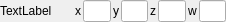
<?xml version="1.0" encoding="UTF-8"?>
<ui version="4.0">
 <class>UIFloat4</class>
 <widget class="QWidget" name="UIFloat4">
  <property name="geometry">
   <rect>
    <x>0</x>
    <y>0</y>
    <width>226</width>
    <height>21</height>
   </rect>
  </property>
  <property name="windowTitle">
   <string>Form</string>
  </property>
  <layout class="QHBoxLayout" name="horizontalLayout" stretch="1,2">
   <property name="spacing">
    <number>0</number>
   </property>
   <property name="leftMargin">
    <number>0</number>
   </property>
   <property name="topMargin">
    <number>0</number>
   </property>
   <property name="rightMargin">
    <number>0</number>
   </property>
   <property name="bottomMargin">
    <number>0</number>
   </property>
   <item>
    <widget class="QLabel" name="label">
     <property name="sizePolicy">
      <sizepolicy hsizetype="Preferred" vsizetype="Preferred">
       <horstretch>1</horstretch>
       <verstretch>0</verstretch>
      </sizepolicy>
     </property>
     <property name="minimumSize">
      <size>
       <width>72</width>
       <height>0</height>
      </size>
     </property>
     <property name="text">
      <string>TextLabel</string>
     </property>
     <property name="wordWrap">
      <bool>true</bool>
     </property>
    </widget>
   </item>
   <item>
    <widget class="QWidget" name="widget" native="true">
     <property name="sizePolicy">
      <sizepolicy hsizetype="Preferred" vsizetype="Preferred">
       <horstretch>2</horstretch>
       <verstretch>0</verstretch>
      </sizepolicy>
     </property>
     <property name="minimumSize">
      <size>
       <width>144</width>
       <height>0</height>
      </size>
     </property>
     <layout class="QHBoxLayout" name="horizontalLayout_2" stretch="0,1,0,1,0,1,0,1">
      <property name="spacing">
       <number>2</number>
      </property>
      <property name="leftMargin">
       <number>0</number>
      </property>
      <property name="topMargin">
       <number>0</number>
      </property>
      <property name="rightMargin">
       <number>0</number>
      </property>
      <property name="bottomMargin">
       <number>0</number>
      </property>
      <item>
       <widget class="QLabel" name="label_x">
        <property name="sizePolicy">
         <sizepolicy hsizetype="Minimum" vsizetype="Preferred">
          <horstretch>0</horstretch>
          <verstretch>0</verstretch>
         </sizepolicy>
        </property>
        <property name="text">
         <string>x</string>
        </property>
       </widget>
      </item>
      <item>
       <widget class="FloatLineEdit" name="x"/>
      </item>
      <item>
       <widget class="QLabel" name="label_y">
        <property name="sizePolicy">
         <sizepolicy hsizetype="Fixed" vsizetype="Preferred">
          <horstretch>0</horstretch>
          <verstretch>0</verstretch>
         </sizepolicy>
        </property>
        <property name="text">
         <string>y</string>
        </property>
       </widget>
      </item>
      <item>
       <widget class="FloatLineEdit" name="y"/>
      </item>
      <item>
       <widget class="QLabel" name="label_z">
        <property name="sizePolicy">
         <sizepolicy hsizetype="Minimum" vsizetype="Preferred">
          <horstretch>0</horstretch>
          <verstretch>0</verstretch>
         </sizepolicy>
        </property>
        <property name="text">
         <string>z</string>
        </property>
       </widget>
      </item>
      <item>
       <widget class="FloatLineEdit" name="z"/>
      </item>
      <item>
       <widget class="QLabel" name="label_w">
        <property name="text">
         <string>w</string>
        </property>
       </widget>
      </item>
      <item>
       <widget class="FloatLineEdit" name="w"/>
      </item>
     </layout>
    </widget>
   </item>
  </layout>
 </widget>
 <customwidgets>
  <customwidget>
   <class>FloatLineEdit</class>
   <extends>QLineEdit</extends>
   <header location="global">UI/FloatLineEdit.hpp</header>
  </customwidget>
 </customwidgets>
 <resources/>
 <connections/>
</ui>
